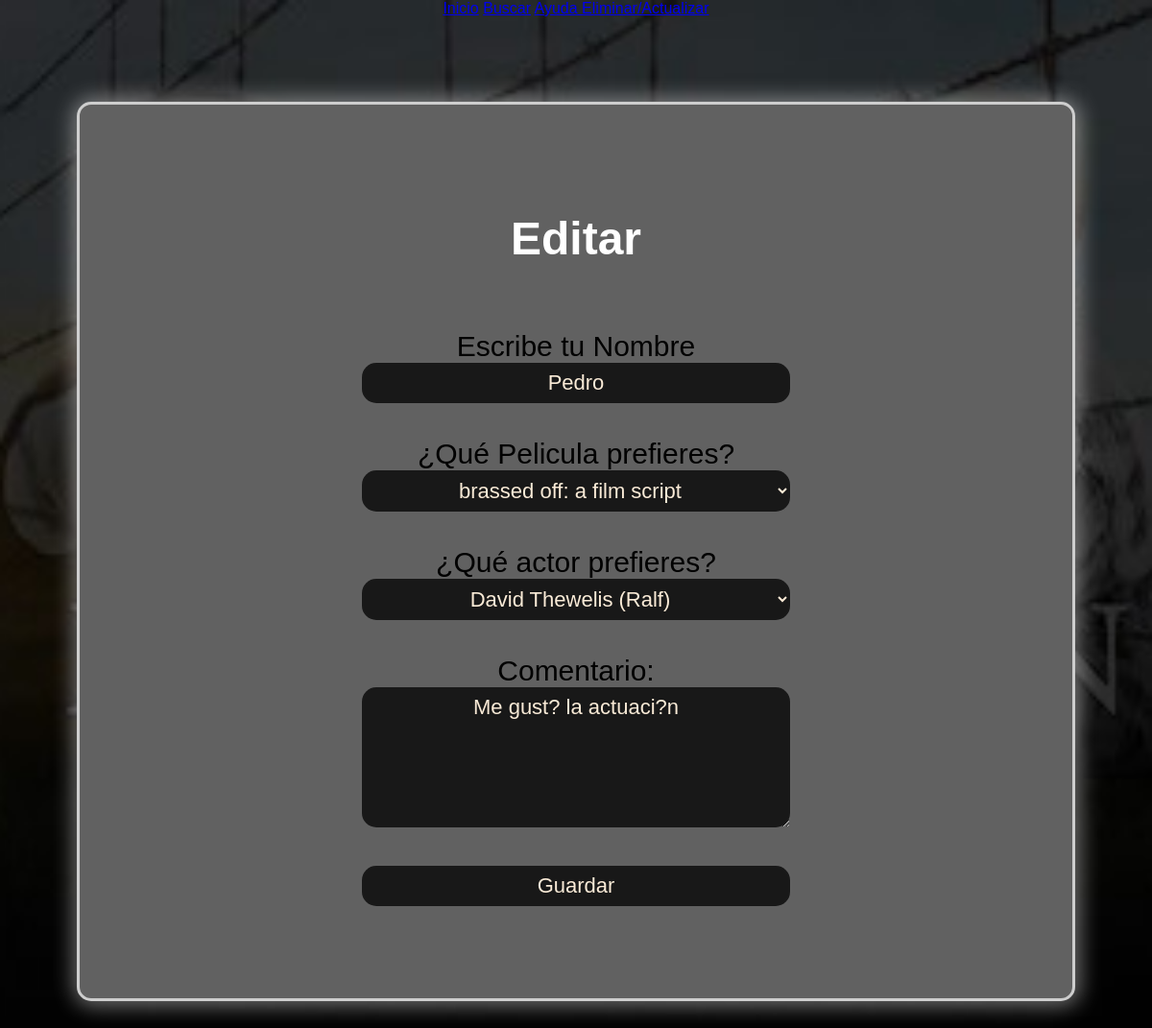
The page /actualizar.php?id_u=3 on the database its author committed.
### tables this page shows
CREATE TABLE `pref` (
  `id_u` int(5) NOT NULL AUTO_INCREMENT,
  `nom_u` varchar(50) DEFAULT NULL,
  `pelicula` varchar(50) DEFAULT NULL,
  `actor` varchar(50) DEFAULT NULL,
  `op_u` varchar(255) DEFAULT NULL,
  PRIMARY KEY (`id_u`)
);

### actualizar.php (the view, shortened to what this page needs)
<?php
include('php/conector.php');
$id_u = $_GET['id_u'];
$consulta = "select id_u, nom_u, pelicula, actor, op_u from pref where id_u=$id_u";
$registros = $conexion->query($consulta);
$reg = mysqli_fetch_array($registros);
$nombrec = $reg['nom_u'];
$pelicu = $reg['pelicula'];
$actorc = $reg['actor'];
$opinion = $reg['op_u'];
?>
<!DOCTYPE html>
<html lang="es">
<head>
    <link rel="stylesheet" href="css/style.css">
    <link rel="stylesheet" href="css/nav.css">
    <link rel="stylesheet" href="css/ayud.css">
</head>
<body>
    <nav>
    <div class="all-nav">
            <div class="links">
                <a href="index.php">Inicio</a>
                <a href="buscar.php">Buscar</a>
                <a href="ayuda.php">Ayuda Eliminar/Actualizar</a>
            </div>
        </div>
    </nav>
    <div class="full">
        <h1>Editar</h1>
        <div class="formulario">
            <form action="actualiza.php" method="post">
                <input type="hidden" name="id_u" value="<?php echo $id_u; ?>"><br><br>
                <label for="">Escribe tu Nombre</label>
                <input type="text" max="50" name="nomu" <?php echo "value='$nombrec'"; ?>><br><br><br>
                <label>¿Qué Pelicula prefieres?</label><br>
                <select name="pel">
                    <option value="brassed off: a film script" <?php if ($pelicu == "brassed off: a film script") { echo 'selected'; } ?>>brassed off: a film script</option>
                </select><br><br><br>
                <label>¿Qué actor prefieres?</label><br>
                <select name="act" id="">
                    <option value="David Thewelis (Ralf)"                 <?php if ($actorc == "David Thewelis (Ralf)") { echo 'selected'; } ?> >David Thewelis (Ralf)</option>
                </select><br><br><br>
                <label for="">Comentario:</label><br>
                <textarea id="opinion" name="opi" rows="5" cols="40" maxlength="255" value=""><?php echo $opinion ?></textarea>  <br><br><br>
                <input type="submit" value="Guardar">
            </form>
        </div>
    </div>
</body>
</html>

### css/style.css (style rules this page uses)
* { font-family: "Open Sans", sans-serif; }
body { background-image: url(bgenpj.jpg); background-size: cover; background-repeat: no-repeat; background-position: center center; position: relative; text-align: center; }
h1 { font-size: 3rem; color: rgb(255, 255, 255); padding-top: 3rem; }
.full { box-shadow: 1px 1px 22px 4px rgba(255, 255, 255, 0.438); margin: 5rem; background: rgb(97, 97, 97); padding: 4rem; border: 3px solid rgb(206, 206, 206); border-radius: 15px; margin-top: 5.5rem; text-align: center; }
:root { --not-background: #313e2c; --not-primary: #aaec8a; --background: #0d110e; }

### css/nav.css (style rules this page uses)
* { margin: 0; padding: 0; box-sizing: border-box; font-family: 'Lato', sans-serif; font-family: 'Oswald', sans-serif; }

### css/ayud.css (style rules this page uses)
.formulario { display: grid; place-items: center; padding: 2rem; }
input, button, textarea, select { padding: 2px 15px; border: none; border-radius: 15px; font-size: 15px; width: 80%; }
label { font-size: 30px; }
select, textarea, input { padding: 8px; background: #181818; color: antiquewhite; text-align: center; font-size: 22px; }

### rows shown on the page
pref: nomu "Pedro", pel "brassed off: a film script", act "David Thewelis (Ralf)", opi "Me gust? la actuaci?n"
